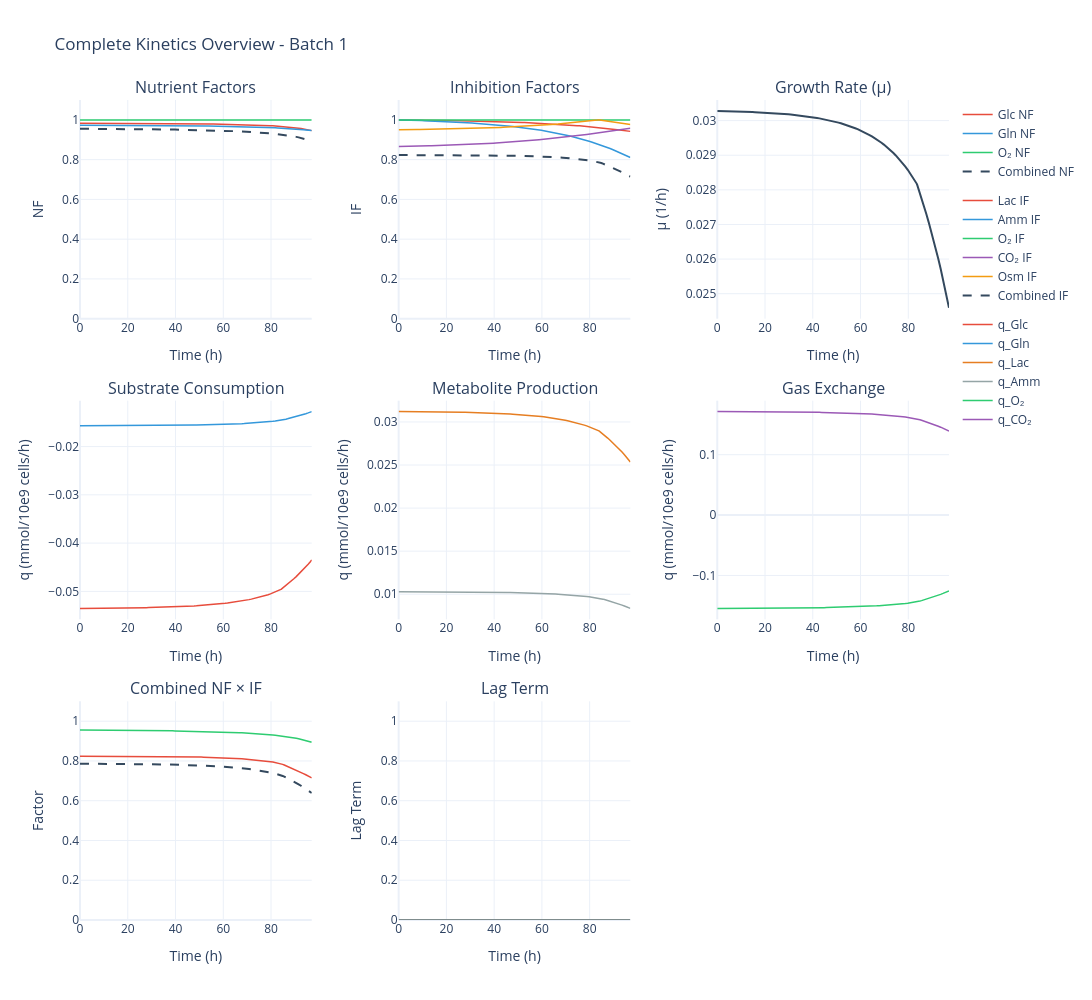

This figure's notebook cell:
### Code cell
# This creates a comprehensive overview of all nutrient factors, inhibition factors, and kinetic rates
fig_kinetics = plot_kinetics(sim, batch_number=1)
fig_kinetics.show()
# Or using another handle
# fig_kinetics_method2 = sim.data.plot_kinetics(batch_number=1)
# fig_kinetics_method2.show()
